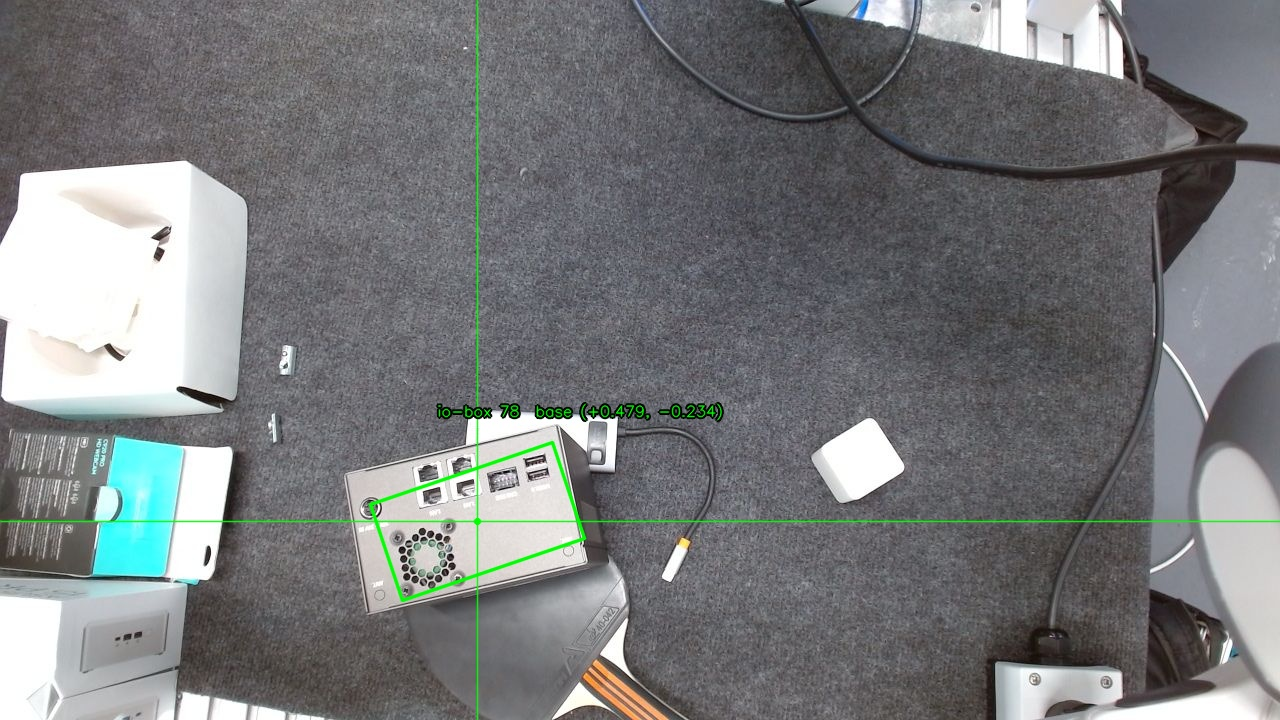
#> input picture robo67_insertion/captures/box_detect_test/box_moved__orb.jpg, 1280 x 720 px
$ python -i box_detect.py   (imports and definitions only)
#> lines starting #> are read from the running program, lines starting #| are printed output that depends on the picture; after the words box and inside, x2 and y2 are one past the last pixel; in counts of white or black regions, pixels touching at a corner belong together
"""Industrial I/O-box detection for the cable-insertion overhead vision.

An overhead Logitech C920 looks straight down at the workspace. The cable task
targets a **dark, roughly rectangular industrial I/O box** whose top face is
covered in high-contrast features -- metallic ports (LAN/USB/CAN BUS), white
text labels, audio jacks, and a fan grille. The box BODY is near-black, but the
gray grooved-carpet background is a *similar* mid-gray intensity, so a plain
brightness threshold cannot separate them (verified on a live C920 frame
2026-06-26: carpet median ~116, box body similar).

The robust discriminator is **local texture energy**: the port face is a dense
island of high local variance (black body + bright ports + white text = large
local swings), whereas the carpet is a uniform low-variance field. We compute a
local standard-deviation map, threshold it, merge the port features into one
blob, and return the qualifying blob(s) as :class:`Box` (centroid + oriented
size + corner quad), sorted by score.

This module is pure-Python (numpy + OpenCV + stdlib only). Like
:mod:`hole_detect` it deliberately avoids importing rclpy/ROS/scipy so it can be
unit-tested on any host. The detected centroid maps to robot-base XY through the
same overhead homography the peg-in-hole socket uses
(:class:`~robo67_insertion.lib.pixel_mapping.HomographyMappingAdapter`).

Pipeline
--------
1. Convert to grayscale (float).
2. Compute a local standard-deviation map over a ``texture_win`` window
   (``std = sqrt(E[x^2] - E[x]^2)`` via box filters -- fast, separable).
3. Threshold ``std > min_texture_std`` into a binary texture mask.
4. Morphologically CLOSE (merge ports/labels into one box-face blob) then OPEN
   (drop speckle).
5. Find external contours; reject by area, ROI border, oriented aspect ratio,
   and fill (extent).
6. Return survivors as :class:`Box`, sorted by score (texture density * size)
   descending.
"""
from dataclasses import dataclass
import math
from typing import Optional

import cv2
import numpy as np

__all__ = [
    "Box",
    "BoxParams",
    "local_texture_std",
    "detect_gray_box",
    "BoxOrbParams",
    "OrbBoxMatcher",
    "detect_box_orb",
]


@dataclass
class Box:
    """A detected box, in image (pixel) coordinates.

    Attributes
    ----------
    u, v:
        Centroid of the box blob, in pixels.
    width_px, height_px:
        Side lengths of the oriented (min-area) bounding rectangle, in pixels
        (``width_px >= height_px`` is NOT guaranteed; they follow OpenCV's
        ``minAreaRect`` order).
    angle_deg:
        Orientation of the min-area rectangle, in degrees (OpenCV convention).
    score:
        Detection score; higher is a stronger box candidate (texture density
        times square-root of area, normalized). Used to sort candidates.
    corners:
        ``(4, 2)`` float array of the oriented rectangle's corner pixels
        (``cv2.boxPoints`` order), handy for drawing the quad overlay. For the
        ORB matcher this is the **tight** box (the min-area rect of the matched
        inlier keypoints, see :class:`OrbBoxMatcher`) -- it hugs the actual box
        face rather than the padded template outline.
    template_corners:
        ``(4, 2)`` float array of the projected reference-template outline,
        ``[TL, TR, BR, BL]`` -- **identity-preserving** across box rotations
        (the same template corner always maps to the same physical box corner).
        Set ONLY by the ORB matcher; ``None`` for the texture detector. The
        box-frame port offset relies on this ordered quad; ``corners`` (which
        comes from ``minAreaRect`` and is NOT identity-preserving) must not be
        used for that.
    """

    u: float
    v: float
    width_px: float
    height_px: float
    angle_deg: float
    score: float
    corners: np.ndarray
    template_corners: Optional[np.ndarray] = None


@dataclass
class BoxParams:
    """Tunable parameters for :func:`detect_gray_box`.

    Attributes
    ----------
    texture_win:
        Odd window size (px) for the local standard-deviation map. Larger =
        smoother/blobbier texture estimate.
    min_texture_std:
        Pixels whose local std exceeds this are 'busy' (box-face) candidates.
        Carpet sits well below this; the port face well above (live C920:
        carpet std median ~15, box face ~50-90). ~p90 of a typical frame.
    close_ks, open_ks:
        CLOSE kernel (merge ports/labels into one blob) and OPEN kernel (drop
        speckle), in pixels.
    min_area_px, max_area_px:
        Accepted blob contour area (px^2) -- rejects tiny texture flecks and
        full-frame floods.
    min_aspect, max_aspect:
        Oriented aspect ratio ``max(w,h)/min(w,h)`` bounds; the I/O box is a
        chunky rectangle, not a thin sliver.
    min_extent:
        Minimum fill ``contour_area / min_area_rect_area``; a solid blob fills
        most of its oriented box (rejects ragged carpet/cable wisps).
    roi_margin:
        Ignore blobs whose centroid is within this fractional image border
        (kills the keyboard/foot/bag at the frame edges).
    """

    texture_win: int = 21
    min_texture_std: float = 35.0
    close_ks: int = 35
    open_ks: int = 9
    min_area_px: float = 6000.0
    max_area_px: float = 300000.0
    min_aspect: float = 1.0
    max_aspect: float = 3.2
    min_extent: float = 0.55
    roi_margin: float = 0.04


def local_texture_std(gray: np.ndarray, win: int) -> np.ndarray:
    """Return the per-pixel local standard deviation over a ``win`` x ``win`` box.

    Uses the identity ``Var = E[x^2] - E[x]^2`` with normalized box filters, so
    it is O(1) per pixel regardless of window size. Input may be any dtype; the
    result is float32.
    """
    g = gray.astype(np.float32)
    win = int(win) | 1  # force odd
    mean = cv2.boxFilter(g, -1, (win, win), normalize=True)
    mean_sq = cv2.boxFilter(g * g, -1, (win, win), normalize=True)
    var = np.clip(mean_sq - mean * mean, 0.0, None)
    return np.sqrt(var)


def detect_gray_box(bgr: np.ndarray, params: BoxParams = BoxParams()) -> list[Box]:
    """Detect dark, port-covered I/O box(es) in an overhead BGR image.

    Returns a list of :class:`Box` sorted by ``score`` (texture density * size)
    descending; the best box is first. Empty if none qualifies. See the module
    docstring for the texture-energy rationale and :class:`BoxParams` for tuning.
    """
    gray = cv2.cvtColor(bgr, cv2.COLOR_BGR2GRAY)
    h, w = gray.shape
    std = local_texture_std(gray, params.texture_win)

    mask = (std > params.min_texture_std).astype(np.uint8) * 255
    mask = cv2.morphologyEx(
        mask, cv2.MORPH_CLOSE,
        cv2.getStructuringElement(cv2.MORPH_ELLIPSE, (params.close_ks, params.close_ks)))
    mask = cv2.morphologyEx(
        mask, cv2.MORPH_OPEN,
        cv2.getStructuringElement(cv2.MORPH_ELLIPSE, (params.open_ks, params.open_ks)))

    contours, _ = cv2.findContours(mask, cv2.RETR_EXTERNAL, cv2.CHAIN_APPROX_SIMPLE)
    mx0, my0 = int(params.roi_margin * w), int(params.roi_margin * h)

    candidates: list[tuple[Box, float]] = []
    for c in contours:
        area = cv2.contourArea(c)
        if area < params.min_area_px or area > params.max_area_px:
            continue

        rect = cv2.minAreaRect(c)  # ((cx, cy), (rw, rh), angle)
        (rcx, rcy), (rw, rh), angle = rect
        if rw <= 1.0 or rh <= 1.0:
            continue
        rect_area = rw * rh
        aspect = max(rw, rh) / max(1.0, min(rw, rh))
        extent = area / max(1.0, rect_area)
        if not (params.min_aspect <= aspect <= params.max_aspect):
            continue
        if extent < params.min_extent:
            continue

        m = cv2.moments(c)
        if m["m00"] == 0:
            continue
        cx, cy = m["m10"] / m["m00"], m["m01"] / m["m00"]
        if not (mx0 < cx < w - mx0 and my0 < cy < h - my0):
            continue

        # texture density inside the blob (mean local std over its pixels)
        blob = np.zeros(gray.shape, np.uint8)
        cv2.drawContours(blob, [c], -1, 255, -1)
        density = float(std[blob > 0].mean()) if (blob > 0).any() else 0.0
        score = density * math.sqrt(area)

        corners = cv2.boxPoints(rect).astype(float)
        box = Box(u=float(cx), v=float(cy), width_px=float(rw), height_px=float(rh),
                  angle_deg=float(angle), score=float(score), corners=corners)
        candidates.append((box, score))

    candidates.sort(key=lambda bs: bs[1], reverse=True)
    return [b for b, _ in candidates]


# ---------------------------------------------------------------------------
# ORB template matching -- robust, object-SPECIFIC detection.
#
# The texture detector above keys on "busiest blob", which a cluttered scene
# (white retail boxes, a teal package, a knob box) can hijack. To localize ONE
# specific richly-textured object (this industrial I/O box) regardless of
# position/rotation and reject every distractor, match ORB features against a
# stored reference TEMPLATE crop of the box and fit a RANSAC homography. The
# projected template outline + centroid give the box pose; the RANSAC inlier
# count is the confidence (and the absent-box reject test).
# ---------------------------------------------------------------------------


@dataclass
class BoxOrbParams:
    """Tunable parameters for :class:`OrbBoxMatcher` / :func:`detect_box_orb`.

    Attributes
    ----------
    n_features:
        ORB feature budget per image.
    ratio:
        Lowe ratio-test threshold (keep a match if its best distance is below
        ``ratio`` x the second-best).
    ransac_reproj_px:
        RANSAC reprojection tolerance (px) for the homography fit.
    min_inliers:
        Minimum RANSAC inliers to accept a detection. Below this the box is
        considered absent (rejects empty/cluttered scenes that lack the box).
    box_inflate:
        Scale applied to the tight inlier extent (the matched keypoints sit
        slightly inside the physical box face, so a small >1 inflation makes the
        quad hug the box edges). ``1.0`` = exactly the keypoint extent.
    min_box_side_px:
        If the inlier extent collapses below this on either side (degenerate /
        near-collinear inliers), fall back to the projected template outline
        instead of emitting a sliver.
    """

    n_features: int = 2000
    ratio: float = 0.75
    ransac_reproj_px: float = 5.0
    min_inliers: int = 20
    box_inflate: float = 1.15
    min_box_side_px: float = 10.0


# [55 lines left out: functions _box_from_quad, _tight_quad_from_inliers, not called in this run]


class OrbBoxMatcher:
    """Match a stored reference template of the box into a scene via ORB+RANSAC.

    The template's ORB features are computed ONCE at construction (so the node
    can call :meth:`detect` per frame cheaply). :meth:`detect` returns a list
    with a single :class:`Box` (the located box; ``score`` = inlier count,
    ``corners`` = the TIGHT box hugging the matched inlier keypoints, and
    ``template_corners`` = the projected template outline) or an empty list when
    the box is absent / too few inliers.

    Why two quads: the projected template outline is identity-preserving (the
    box-frame port offset needs that) but loose -- it carries the template's
    padding around the box. The displayed/targeted box (``corners``) is instead
    the min-area rect of the RANSAC inlier keypoints, which sit ON the box face,
    so it hugs the real object. See :func:`_tight_quad_from_inliers`.
    """

    # [53 lines left out: functions __init__, detect, detect_box_orb, not called in this run]

>>> import cv2
>>> picture = cv2.imread('../../captures/box_detect_test/box_moved__orb.jpg')
#> picture is the input picture: shape (720, 1280, 3); mean B, G, R 123.5, 122.1, 120
>>> result = detect_gray_box(picture)
#> in local_texture_std, `mean_sq = cv2.boxFilter(g * g, -1, (win, win), normalize=True)`:
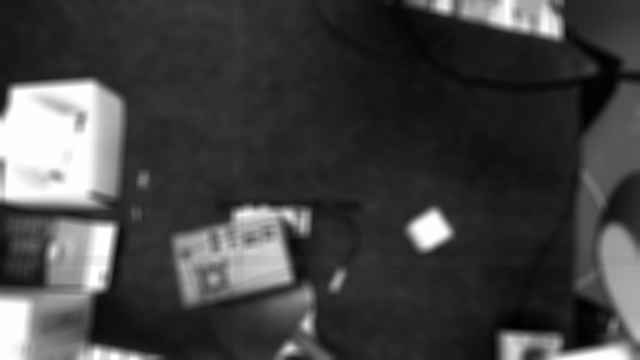
#> mean_sq: shape (720, 1280) float32 (shown at 1/2 size); min 950.8, max 65025, mean 17804.9; drawn with min black and max white
#> in detect_gray_box, `mask = (std > params.min_texture_std).astype(np.uint8) * 255`:
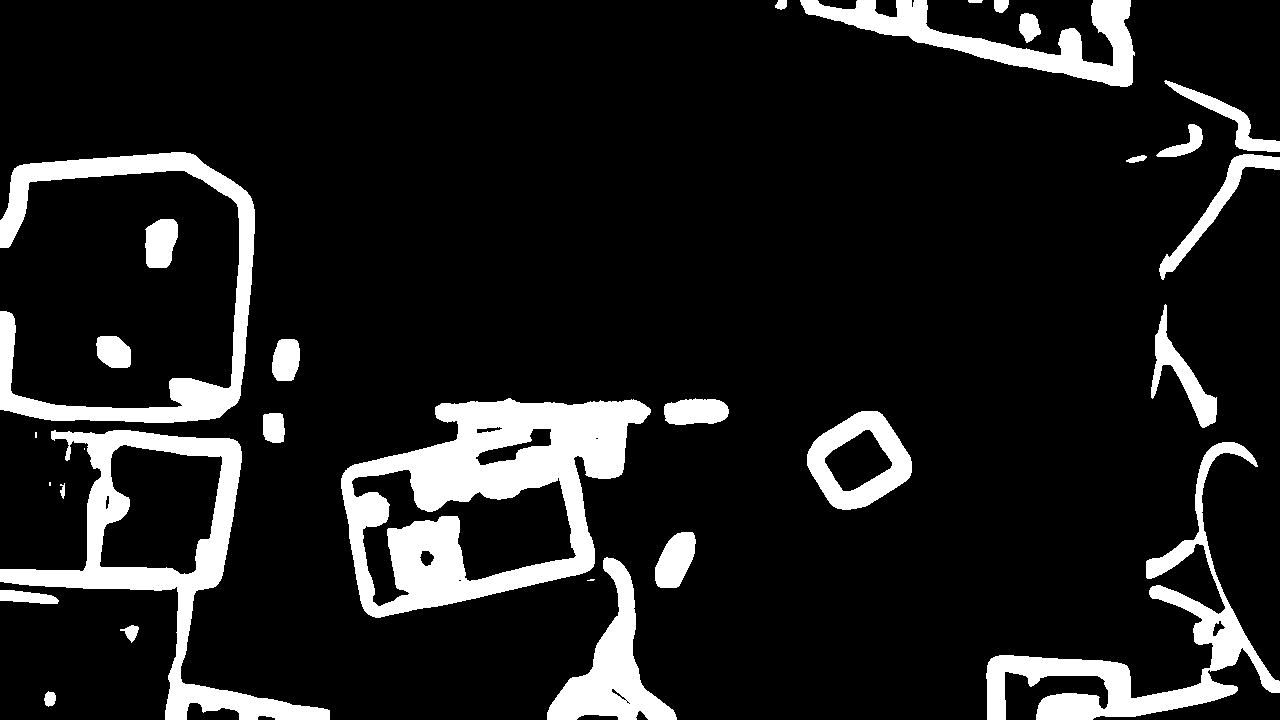
#> mask: shape (720, 1280); 12.2% white; 30 white regions (4 under 20 px), largest, box (x1, y1, x2, y2) and area: (341, 398, 651, 618) 30720, (0, 430, 330, 720) 17093, (0, 152, 255, 423) 14344
#> in detect_gray_box, `mask = cv2.morphologyEx( mask, cv2.MORPH_OPEN, cv2.getStructuringEleme..`:
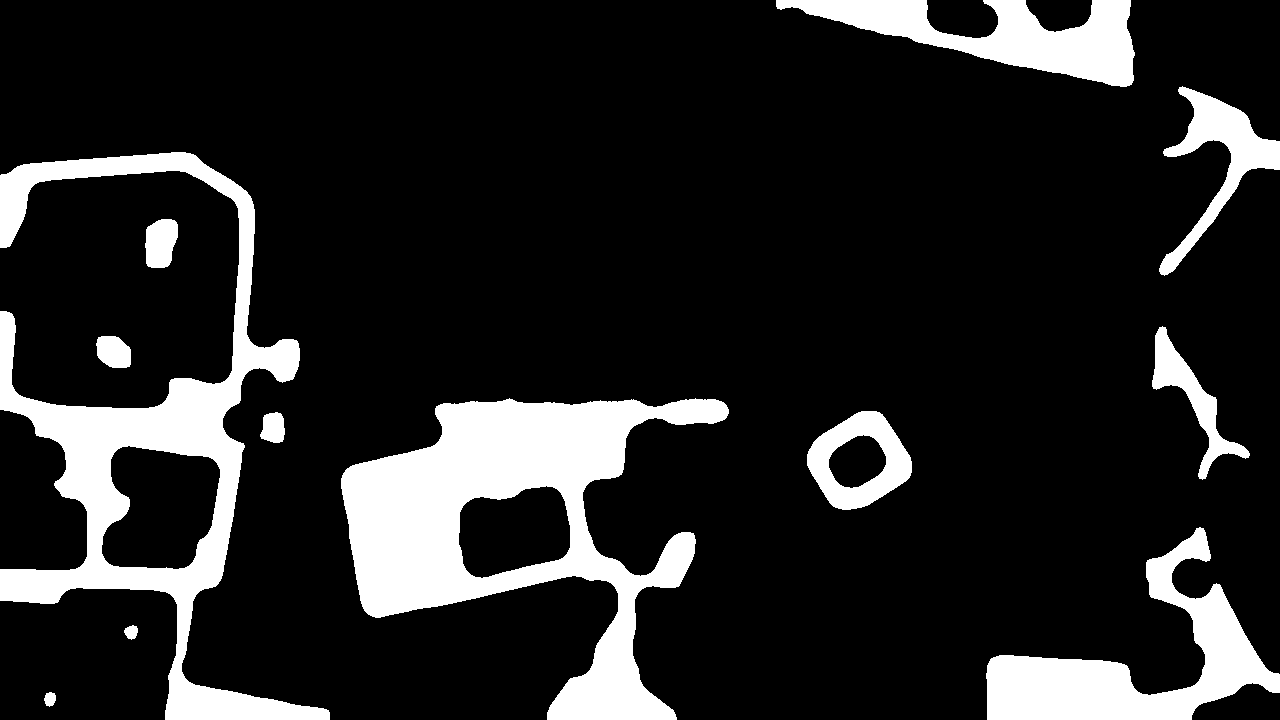
#> mask: shape (720, 1280); 15.2% white; 12 white regions
#> in detect_gray_box, `contours, _ = cv2.findContours(mask, cv2.RETR_EXTERNAL, cv2.CHAIN_APPR..`: contours = 12 contours; largest, box (x1, y1, x2, y2) and area: (341, 398, 729, 720) 56271, (0, 152, 330, 720) 50518, (986, 527, 1280, 720) 18106, (776, 0, 1135, 87) 13167, (807, 411, 912, 510) 7121
#> the loop in detect_gray_box, `for c in contours:` made 12 passes
#> area on passes 1, 2, 4, 7, 8, 9, 11: 115, 128.5, 566, 859.5, 3271.5, 1253.5, 5820
#> after the loop in detect_gray_box, `for c in contours:`:
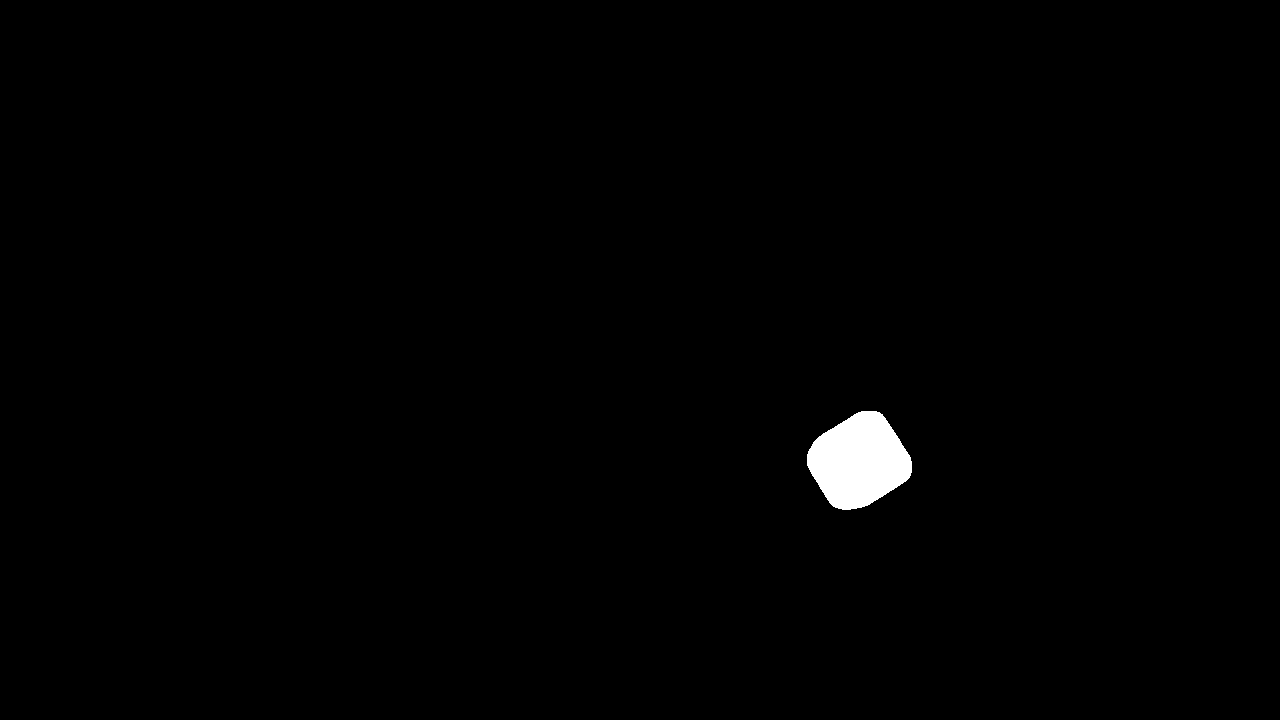
#> blob: shape (720, 1280); 0.79% white; 1 white region, box (x1, y1, x2, y2) and area: (807, 411, 912, 510) 7258
#> after the loop in detect_gray_box, `for c in contours:`: candidates = 1 item
#> result = 1 item
